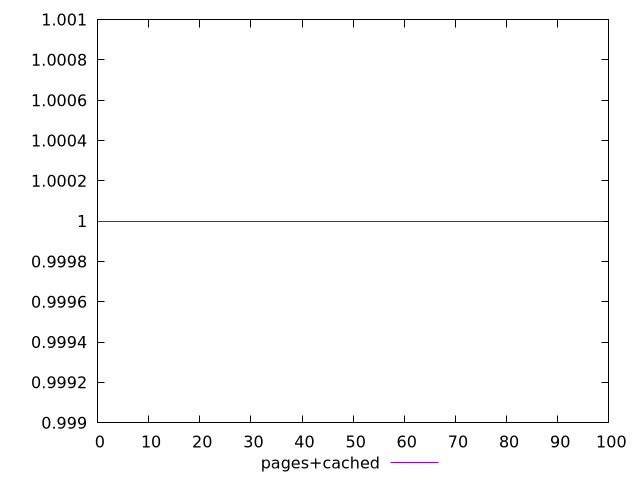

Here is the gnuplot script that generated this plot:
$_pagesCached <<EOF
1
1
1
1
1
1
1
1
1
1
1
1
1
1
1
1
1
1
1
1
1
1
1
1
1
1
1
1
1
1
1
1
1
1
1
1
1
1
1
1
1
1
1
1
1
1
1
1
1
1
1
1
1
1
1
1
1
1
1
1
1
1
1
1
1
1
1
1
1
1
1
1
1
1
1
1
1
1
1
1
1
1
1
1
1
1
1
1
1
1
1
1
1
1
1
1
1
1
1
1
EOF
set key outside below
set terminal pngcairo
set output "report_00006_2020-11-02T20-21-41.718Z/uses-optimized-images/pages+cached//score.png"
set yrange [0.999:1.001]
plot $_pagesCached title "pages+cached" with line ,
